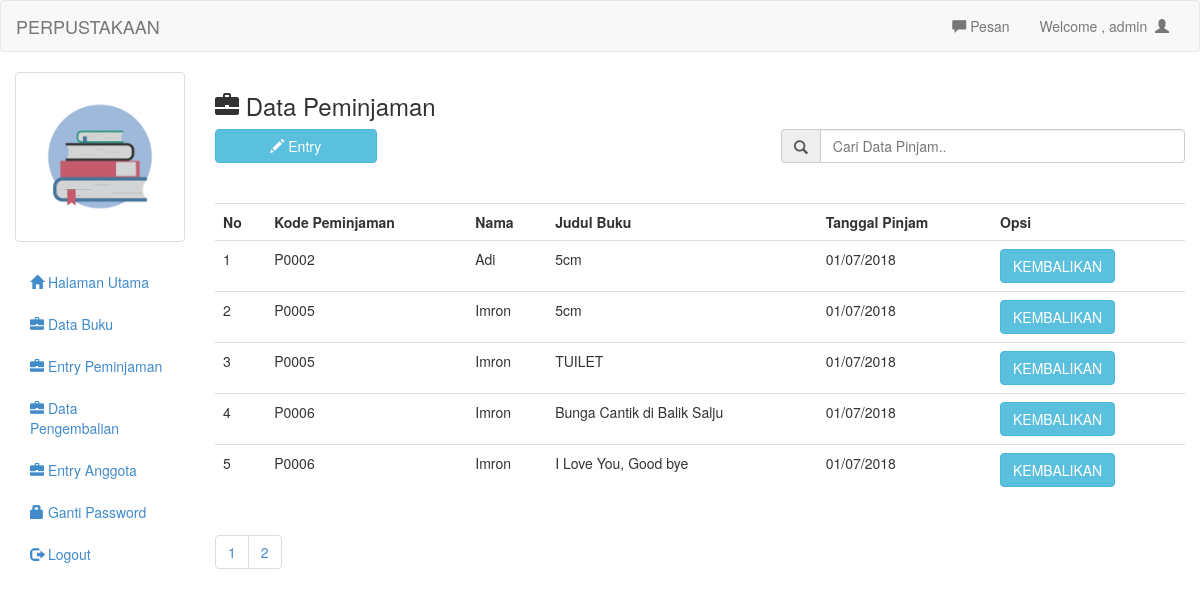
The app's page /admin/peminjaman.php (signed in) with its own data.
### tables this page shows
CREATE TABLE `tb_peminjaman` (
  `no` int(15) NOT NULL,
  `kode_peminjaman` varchar(50) NOT NULL,
  `nama` varchar(50) NOT NULL,
  `judul_buku` varchar(50) NOT NULL,
  `tanggal_pinjam` varchar(50) NOT NULL,
  `tanggal_kembali` varchar(50) NOT NULL
);

### admin/peminjaman.php (the view, shortened to what this page needs)
<?php include 'header.php';	?>
<h3><span class="glyphicon glyphicon-briefcase"></span>  Data Peminjaman</h3>
<button style="margin-bottom:20px" data-toggle="modal" data-target="#myModal" class="btn btn-info col-md-2"><span class="glyphicon glyphicon-pencil"></span>  Entry</button>
<form action="cari_peminjaman.php" method="get">
	<div class="input-group col-md-5 col-md-offset-7">
		<span class="input-group-addon" id="basic-addon1"><span class="glyphicon glyphicon-search"></span></span>
		<input type="text" class="form-control" placeholder="Cari Data Pinjam.." aria-describedby="basic-addon1" name="cari">
	</div>
</form>
<br/>
<br/>
<?php
$per_hal=5;
$jumlah_record=mysql_query("SELECT COUNT(*) from tb_peminjaman");
$jum=mysql_result($jumlah_record, 0);
$halaman=ceil($jum / $per_hal);
$page = (isset($_GET['page'])) ? (int)$_GET['page'] : 1;
$start = ($page - 1) * $per_hal;
?>
<table class="table">
	<tr>
		<th>No</th>
		<th>Kode Peminjaman</th>
		<th>Nama</th>
		<th>Judul Buku</th>
		<th>Tanggal Pinjam</th>
		<th>Opsi</th>
	</tr>
	<?php
	if(isset($_GET['cari'])){
		$cari=mysql_real_escape_string($_GET['cari']);
		$brg=mysql_query("select * from tb_peminjaman where kode_peminjaman like '$cari' or nama like '$cari' or judul_buku like '$cari'");
	}else{
		$brg=mysql_query("select * from tb_peminjaman limit $start, $per_hal");
	}
	$no=1;
	while($b=mysql_fetch_array($brg)){
		?>
		<tr>
			<td><?php echo $no++ ?></td>
			<td><?php echo $b['kode_peminjaman'] ?></td>
			<td><?php echo $b['nama'] ?></td>
			<td><?php echo $b['judul_buku'] ?></td>
			<td><?php echo $b['tanggal_pinjam']?></td>
			<td>
				<a href="transaksi_pengembalian.php?no=<?php echo $b['no']; ?>" class="btn btn-info">KEMBALIKAN</a>
			</td>
		</tr>
		<?php
	}
	?>
</table>
<ul class="pagination">
			<?php
			for($x=1;$x<=$halaman;$x++){
				?>
				<li><a href="?page=<?php echo $x ?>"><?php echo $x ?></a></li>
				<?php
			}
			?>
		</ul>
	<?php include 'footer.php'; ?>

### admin/header.php (shortened to what this page needs)
<!DOCTYPE html>
<html>
<head>
	<link rel="stylesheet" type="text/css" href="../assets/css/bootstrap.css">
	<link rel="stylesheet" type="text/css" href="../assets/js/jquery-ui/jquery-ui.css">
</head>
<body>
	<div class="navbar navbar-default">
		<div class="container-fluid">
			<div class="navbar-header">
				<a href="index.php" class="navbar-brand">PERPUSTAKAAN</a>
			</div>
			<div class="collapse navbar-collapse">
				<ul class="nav navbar-nav navbar-right">
					<li><a id="pesan_sedia" href="#" data-toggle="modal" data-target="#modalpesan"><span class='glyphicon glyphicon-comment'></span> Pesan</a></li>
					<li><a class="dropdown-toggle" data-toggle="dropdown" role="button" href="#">Welcome , <?php echo $_SESSION['uname']  ?>&nbsp&nbsp<span class="glyphicon glyphicon-user"></span></a></li>
				</ul>
			</div>
		</div>
	</div>
	<div class="col-md-2">
		<div class="row">
			<?php
			$use=$_SESSION['uname'];
			$fo=mysql_query("select foto from login where uname='$use'");
			while($f=mysql_fetch_array($fo)){
				?>
				<div class="col-xs-6 col-md-12">
					<a class="thumbnail">
						<img class="img-responsive" src="foto/buku.png">
					</a>
				</div>
				<?php
			}
			?>
		</div>
		<ul class="nav nav-pills nav-stacked">
			<li><a href="index.php"><span class="glyphicon glyphicon-home"></span>  Halaman Utama</a></li>
			<li><a href="buku.php"><span class="glyphicon glyphicon-briefcase"></span>  Data Buku</a></li>
			<li><a href="peminjaman.php"><span class="glyphicon glyphicon-briefcase"></span>  Entry Peminjaman</a></li>
			<li><a href="pengembalian.php"><span class="glyphicon glyphicon-briefcase"></span>  Data Pengembalian</a></li>
			<li><a href="anggota.php"><span class="glyphicon glyphicon-briefcase"></span>  Entry Anggota</a></li>
			<li><a href="ganti_pass.php"><span class="glyphicon glyphicon-lock"></span> Ganti Password</a></li>
			<li><a href="logout.php"><span class="glyphicon glyphicon-log-out"></span>  Logout</a></li>
		</ul>
	</div>
	<div class="col-md-10">

### admin/footer.php
</div>
</body>
</html>

### records on screen
tb_peminjaman: kode_peminjaman "P0002", nama "Adi", judul_buku "5cm", tanggal_pinjam "01/07/2018"
tb_peminjaman: kode_peminjaman "P0005", nama "Imron", judul_buku "5cm", tanggal_pinjam "01/07/2018"
tb_peminjaman: kode_peminjaman "P0005", nama "Imron", judul_buku "TUILET", tanggal_pinjam "01/07/2018"
tb_peminjaman: kode_peminjaman "P0006", nama "Imron", judul_buku "Bunga Cantik di Balik Salju", tanggal_pinjam "01/07/2018"
tb_peminjaman: kode_peminjaman "P0006", nama "Imron", judul_buku "I Love You, Good bye", tanggal_pinjam "01/07/2018"

### other values on screen
$_SESSION['uname'] "admin"
